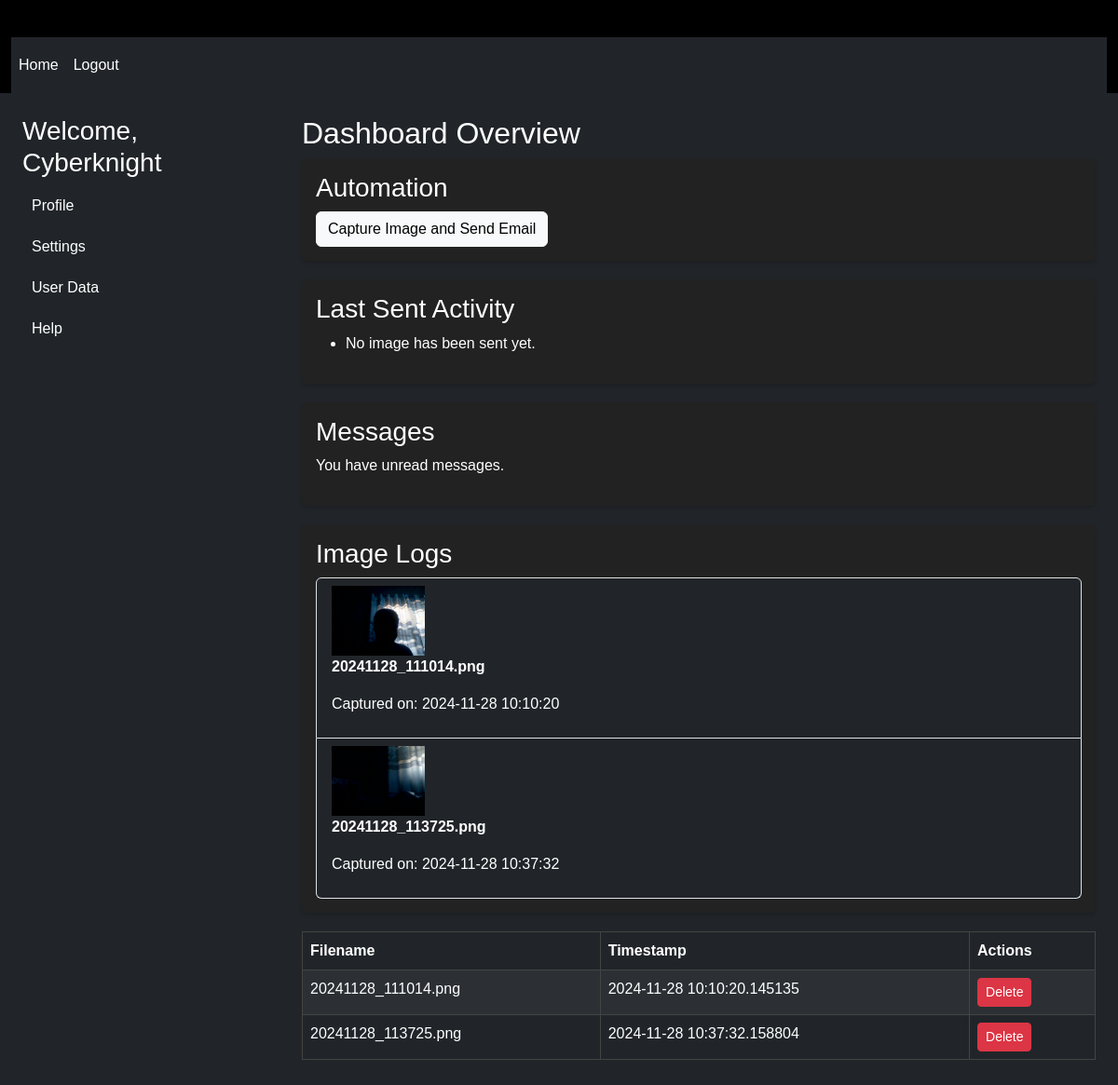
/dashboard (signed in), run on the app's committed database.
### app.py (models this page shows, shortened)
class User(db.Model, UserMixin):
    __tablename__ = 'users'
    id = db.Column(db.Integer, primary_key=True)
    username = db.Column(db.String, nullable=False, unique=True)
    email = db.Column(db.String, nullable=False, unique=True)
    password = db.Column(db.String, nullable=False)
    image_logs = db.relationship('ImageLog', backref='user', lazy=True)

class ImageLog(db.Model):
    __tablename__ = 'imagelog'
    id = db.Column(db.Integer, primary_key=True)
    user_id = db.Column(db.Integer, db.ForeignKey('users.id'), nullable=False)  # Foreign key to the User model
    filename = db.Column(db.String, nullable=False)
    timestamp = db.Column(db.DateTime, default=datetime.utcnow)  # Timestamp when the image is captured

### app.py (the view)
@app.route('/dashboard')
@login_required
def dashboard():
    image_logs = ImageLog.query.filter_by(user_id=current_user.id).all()
    return render_template('dashboard.html', image_logs=image_logs)

### app.py (called while the page is built)
@login_manager.user_loader
def load_user(user_id):
    return User.query.get(int(user_id))

### templates/dashboard.html (shortened to what this page needs)
{% extends 'base.html' %}
{% block body %}
    <div class="container-fluid dashboard-container">
        <header class="dashboard-header">
            <nav class="navbar navbar-expand-lg navbar-dark bg-dark">
                <ul class="navbar-nav">
                    <li class="nav-item"><a class="nav-link" href="{{ url_for('home') }}">Home</a></li>
                    <li class="nav-item"><a class="nav-link" href="{{ url_for('logout') }}">Logout</a></li>
                </ul>
            </nav>
        </header>
        <div class="dashboard-content row">
            <aside class="sidebar col-md-3 bg-dark p-4">
                <h3 class="text-white">Welcome, {{ current_user.username }}</h3>
                <ul class="nav flex-column">
                    <li class="nav-item"><a class="nav-link text-white" href="{{ url_for('home') }}">Profile</a></li>
                    <li class="nav-item"><a class="nav-link text-white" href="{{ url_for('home') }}">Settings</a></li>
                    <li class="nav-item"><a class="nav-link text-white" href="{{ url_for('user_data') }}">User Data</a></li>
                    <li class="nav-item"><a class="nav-link text-white" href="{{ url_for('home') }}">Help</a></li>
                </ul>
            </aside>
            <main class="main-content col-md-9 bg-dark p-4 text-white">
                <h2>Dashboard Overview</h2>
                <div class="dashboard-info">
                    <div class="info-box">
                        <h3>Automation</h3>
                        <form action="{{ url_for('capture_and_send_email') }}" method="POST">
                            <button type="submit" class="btn btn-light">Capture Image and Send Email</button>
                        </form>
                    </div>
                    <div class="info-box">
                        <h3>Last Sent Activity</h3>
                        <ul>
                            {% if last_sent_date and last_sent_time %}
                                <li>Date: {{ last_sent_date }}</li>
                                <li>Time: {{ last_sent_time }}</li>
                            {% else %}
                                <li>No image has been sent yet.</li>
                            {% endif %}
                        </ul>
                    </div>
                    <div class="info-box">
                        <h3>Messages</h3>
                        <p>You have {{ unread_messages }} unread messages.</p>
                    </div>
                    <div class="info-box">
                        <h3>Image Logs</h3>
                        {% if image_logs %}
                            <ul class="list-group">
                                {% for log in image_logs %}
                                    <li class="list-group-item bg-dark text-white">
                                        <img src="{{ url_for('static', filename=log.filename) }}" alt="Captured Image" width="100px" />
                                        <p><strong>{{ log.filename.split('static/images/')[1] }}</strong></p>
                                        <p>Captured on: {{ log.timestamp.strftime('%Y-%m-%d %H:%M:%S') }}</p>
                                    </li>
                                {% endfor %}
                            </ul>
                        {% else %}
                            <p>No images captured yet.</p>
                        {% endif %}
                    </div>
                    <table class="table table-dark table-striped">
                        <thead>
                            <tr>
                                <th>Filename</th>
                                <th>Timestamp</th>
                                <th>Actions</th>
                            </tr>
                        </thead>
                        <tbody>
                            {% for log in image_logs %}
                            <tr>
                                <td>{{ log.filename.split('static/images/')[1] }}</td>
                                <td>{{ log.timestamp }}</td>
                                <td>
                                    <form action="{{ url_for('delete_log', log_id=log.id) }}" method="post" style="display:inline;">
                                        <button type="submit" class="btn btn-danger btn-sm">Delete</button>
                                    </form>
                                </td>
                            </tr>
                            {% endfor %}
                        </tbody>
                    </table>
                </div>
            </main>
        </div>
    </div>
{% endblock %}

### static/css/style.css (style rules this page uses)
body { font-family: 'Arial', sans-serif; background-color: #000; color: #fff; }
.container, .dashboard-container { margin-top: 40px; }
h1, h2, h3 { color: #fff; }
.navbar, .navbar-dark { background-color: #222; }
.nav-link { color: #fff !important; padding: 10px; }
.table, .table th, .table td { border: 1px solid #444; color: #fff; }
.table-dark { background-color: #222; }
.info-box { background-color: #222; padding: 15px; margin-bottom: 20px; border-radius: 5px; box-shadow: 0 2px 4px rgba(0, 0, 0, 0.2); }

### data on the page
User: username "Cyberknight"
ImageLog: filename (picture), filename "20241128_111014.png", timestamp "2024-11-28 10:10:20", timestamp "2024-11-28 10:10:20.145135"
ImageLog: filename (picture), filename "20241128_113725.png", timestamp "2024-11-28 10:37:32", timestamp "2024-11-28 10:37:32.158804"
